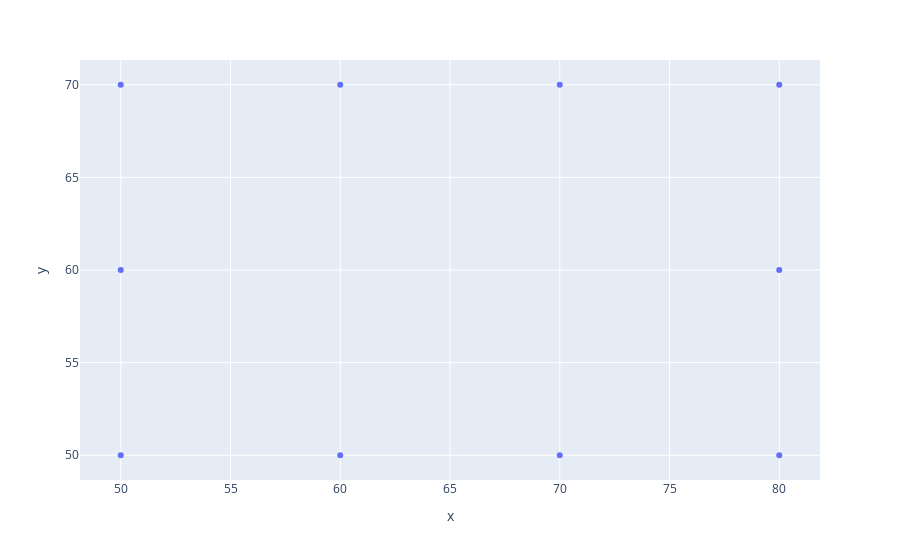

The notebook cell saved with this chart:
### Code cell
import plotly.express as px


# This plot quickly shows the rough rasterized image of what a box plotted on x, y would be.
fig = px.scatter(x=plot_points[0], y=plot_points[1])
fig.show()

### Figure 1 — Plotly figure (JSON) as saved in the notebook; plotly's stock layout.template omitted (floating-point values rounded to 4 significant figures)
{"data": [{"hovertemplate": "x=%{x}<br>y=%{y}<extra></extra>", "legendgroup": "", "marker": {"color": "#636efa", "symbol": "circle"}, "mode": "markers", "name": "", "orientation": "v", "showlegend": false, "type": "scatter", "x": [80, 80, 80, 50, 60, 70, 50, 50, 60, 70], "xaxis": "x", "y": [50, 60, 70, 50, 50, 50, 60, 70, 70, 70], "yaxis": "y"}], "layout": {"autosize": true, "legend": {"tracegroupgap": 0}, "margin": {"t": 60}, "xaxis": {"anchor": "y", "autorange": true, "domain": [0, 1], "range": [48.22, 81.78], "title": {"text": "x"}, "type": "linear"}, "yaxis": {"anchor": "x", "autorange": true, "domain": [0, 1], "range": [48.45, 71.55], "title": {"text": "y"}, "type": "linear"}}}
